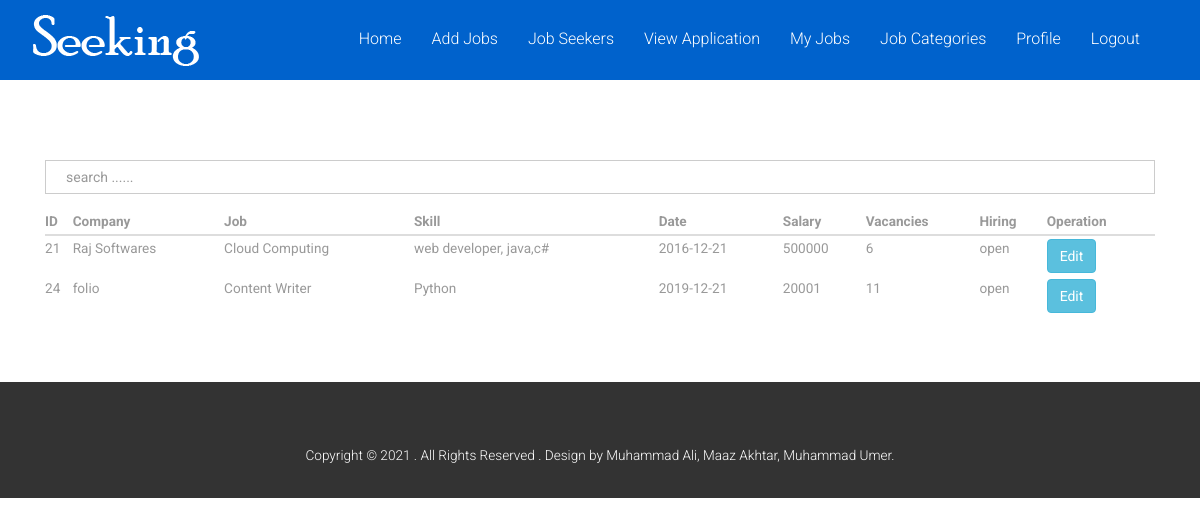
The app's page /myjobs.php (signed in) with its own data.
### tables this page shows
CREATE TABLE `jobs` (
  `jobid` int(11) NOT NULL,
  `name` varchar(50) NOT NULL,
  `description` varchar(500) NOT NULL,
  `skill` varchar(50) NOT NULL,
  `timing` varchar(50) NOT NULL,
  `date` date NOT NULL,
  `salary` int(11) NOT NULL,
  `location` varchar(50) NOT NULL,
  `catid` int(11) NOT NULL,
  `userid` int(11) NOT NULL,
  `nov` int(11) NOT NULL,
  `jobstatus` varchar(50) NOT NULL
);

CREATE TABLE `categories` (
  `catid` int(11) NOT NULL,
  `name` varchar(50) NOT NULL,
  `catstatus` varchar(50) NOT NULL
);

### myjobs.php (the view, shortened to what this page needs)
<!DOCTYPE html>
<html lang="en">
<head>
</head>
<body>
<?php
    include('header.php');
    include('connection.php');
     $userid = $_SESSION['userid'];
?>
    <div class="container">
      <div class="single">
            <div class="col-md-12">
                 <div class="form-group">
                 <input type="text" id="myinput" placeholder="search ......" class="form-control">
                 </div>
                 <table class="table">
                      <thead>
                            <tr>
                                 <th>ID</th>
                                 <th>Company</th>
                                 <th>Job</th>
                                 <th>Skill</th>
                                 <th>Date</th>
                                 <th>Salary</th>
                                 <th>Vacancies</th>
                                 <th>Hiring</th>
                                 <th>Operation</th>
                            </tr>
                      </thead>
                      <tbody id="mytable">
                           <?php
                              $sql = "SELECT jobs.jobid,jobs.name,categories.name as 'catname',jobs.skill,jobs.date,jobs.salary,jobs.nov,jobs.jobstatus
                              from jobs
                              INNER JOIN user ON user.userid = jobs.userid
                              INNER JOIN categories ON categories.catid = jobs.catid
                              where jobs.userid = $userid
                              ";
                              $rs = mysqli_query($con,$sql);
                              while($data = mysqli_fetch_array($rs)){
                           ?>
                            <tr>
                                <td><?=$data['jobid']?></td>
                                <td><?=$data['name']?></td>
                                <td><?=$data['catname']?></td>
                                <td><?=$data['skill']?></td>
                                <td><?=$data['date']?></td>
                                <td><?=$data['salary']?></td>
                                <td><?=$data['nov']?></td>
                                <td><?=$data['jobstatus']?></td>
                                <td><a href="updatejob.php?id=<?=$data['jobid']?>" class="btn btn-info"> Edit</a></td>
                            </tr>
                           <?php
                              }
                            ?>
                      </tbody>
                 </table>
            </div>
      </div>
</div>
<br><br>
 <?php include('footer.php'); ?>
</body>
</html>

### css/style.css (style rules this page uses)
html, body { font-family: 'Roboto', sans-serif; font-size: 100%; background:#fff; }
body a { transition:0.5s all; -webkit-transition:0.5s all; -moz-transition:0.5s all; -o-transition:0.5s all; -ms-transition:0.5s all; }
.single { padding:5em 0; }
input.form-control { box-shadow: none; background-color:#fff; padding:0 20px; border-radius:0px; }
.table>tbody>tr>td, .table>tbody>tr>th, .table>tfoot>tr>td, .table>tfoot>tr>th, .table>thead>tr>td, .table>thead>tr>th { border-top: none; padding: 3px 0; }
.table > thead > tr > th, .table > tbody > tr > th, .table > tfoot > tr > th, .table > thead > tr > td, .table > tbody > tr > td, .table > tfoot > tr > td { font-size: 0.85em; color: #999; }

### records on screen
jobs: jobid "21", name "Raj Softwares", catid.name "Cloud Computing", skill "web developer, java,c#", date "2016-12-21", salary "500000", nov "6", jobstatus "open"
jobs: jobid "24", name "folio", catid.name "Content Writer", skill "Python", date "2019-12-21", salary "20001", nov "11", jobstatus "open"
